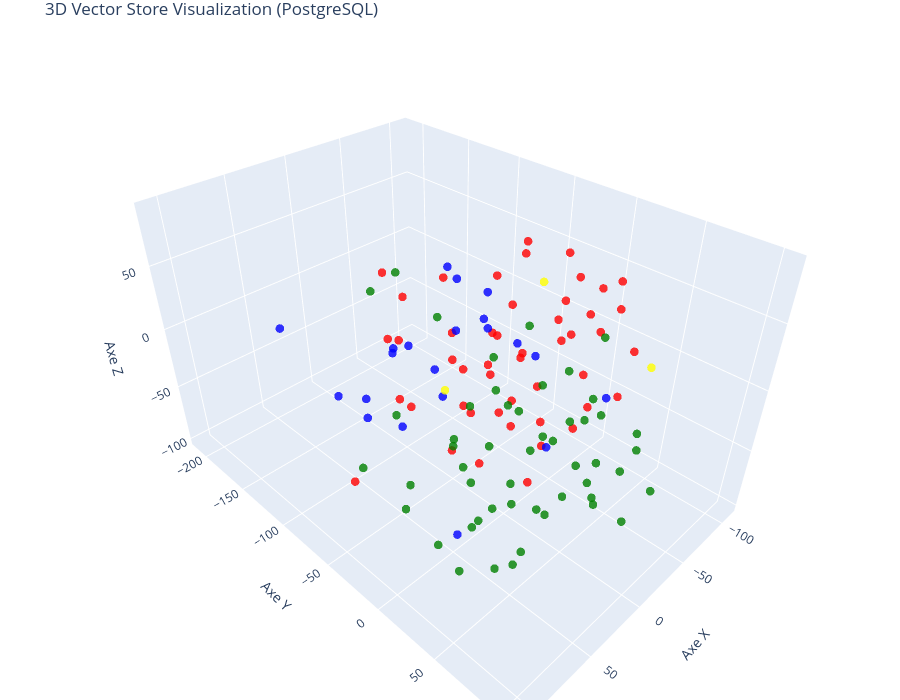

The cell this chart's notebook holds for it:
### Markdown cell above
### En 3D

### Code cell
# T-SNE configuré pour 3 dimensions
tsne_3d = TSNE(n_components=3, random_state=42, perplexity=min(30, len(vectors_np)-1))
vectors_3d = tsne_3d.fit_transform(vectors_np)

# Création du graphique 3D (go.Scatter3d au lieu de go.Scatter)
fig_3d = go.Figure(data=[go.Scatter3d(
    x=vectors_3d[:, 0],
    y=vectors_3d[:, 1],
    z=vectors_3d[:, 2], # Ajout vital de l'axe Z
    mode='markers',
    marker=dict(size=5, color=colors, opacity=0.8),
    text=[f"Type: {t}<br>Texte: {d[:100]}..." for t, d in zip(doc_types_list, documents_list)],
    hoverinfo='text'
)])

fig_3d.update_layout(
    title="3D Vector Store Visualization (PostgreSQL)", 
    scene=dict(xaxis_title='Axe X', yaxis_title='Axe Y', zaxis_title='Axe Z'),
    width=900,
    height=700,
    margin=dict(l=0, r=0, b=0, t=30)
)

fig_3d.show()

### Figure 1 — Plotly figure (JSON) as saved in the notebook; plotly's stock layout.template omitted (floating-point values rounded to 4 significant figures)
{"data": [{"hoverinfo": "text", "marker": {"color": ["red", "red", "green", "red", "red", "red", "red", "red", "red", "red", "red", "red", "red", "red", "red", "red", "red", "red", "red", "red", "red", "red", "red", "red", "red", "red", "red", "red", "red", "red", "red", "red", "red", "red", "red", "red", "red", "red", "red", "red", "red", "red", "red", "red", "red", "red", "red", "red", "red", "green", "green", "green", "green", "green", "green", "green", "green", "green", "green", "green", "green", "green", "green", "green", "green", "green", "green", "green", "green", "green", "green", "green", "green", "green", "green", "green", "green", "green", "green", "green", "green", "green", "green", "green", "green", "green", "green", "green", "green", "green", "green", "green", "green", "green", "green", "green", "green", "green", "green", "blue", "blue", "blue", "blue", "blue", "blue", "blue", "blue", "blue", "blue", "blue", "blue", "blue", "blue", "blue", "blue", "blue", "blue", "blue", "blue", "blue", "yellow", "yellow", "yellow"], "opacity": 0.8, "size": 5}, "mode": "markers", "text": ["Type: employees<br>Texte: # HR Record\n\n# Jordan Blake\n\n## Summary\n- **Date of Birth:** March 15, 1993  \n- **Job Title:** Sales...", "Type: employees<br>Texte: ## Annual Performance History  \n- **2021**:  \n  - **Performance Rating**: 4.5/5  \n  - **Key Achievem...", "Type: contracts<br>Texte: ## Features\n1. **AI-Powered Matching**: Access to advanced algorithms that connect GreenField Holdin...", "Type: employees<br>Texte: ## Annual Performance History\n- **2018**: **3/5** - Adaptable team player but still learning to take...", "Type: employees<br>Texte: ## Annual Performance History\n- **2021:** First year at Insurellm; achieved 90% of monthly targets. ...", "Type: employees<br>Texte: ## Other HR Notes\n- Jordan has shown an interest in continuing education, actively participating in ...", "Type: employees<br>Texte: # HR Record\n\n# Alex Chen\n\n## Summary\n- **Date of Birth:** March 15, 1990  \n- **Job Title:** Backend ...", "Type: employees<br>Texte: ## Annual Performance History\n- **2020:**  \n  - Completed onboarding successfully.  \n  - Met expecta...", "Type: employees<br>Texte: ## Compensation History\n- **2020:** Base Salary: $80,000  \n- **2021:** Base Salary Increase to $90,0...", "Type: employees<br>Texte: Alex Chen continues to be a vital asset at Insurellm, contributing significantly to innovative backe...", "Type: employees<br>Texte: # HR Record\n\n# Oliver Spencer\n\n## Summary\n- **Date of Birth**: May 14, 1990  \n- **Job Title**: Backe...", "Type: employees<br>Texte: ## Compensation History\n- **March 2018**: Initial salary of $80,000.\n- **July 2019**: Salary increas...", "Type: employees<br>Texte: # HR Record\n\n# Maxine Thompson\n\n## Summary\n- **Date of Birth:** January 15, 1991  \n- **Job Title:** ...", "Type: employees<br>Texte: ## Insurellm Career Progression\n- **January 2017 - October 2018**: **Junior Data Engineer**  \n  * Ma...", "Type: employees<br>Texte: - **January 2021 - Present**: **Senior Data Engineer**  \n  * Maxine was promoted to Senior Data Engi...", "Type: employees<br>Texte: ## Annual Performance History\n- **2017**: *Meets Expectations*  \n  Maxine showed potential in her ro...", "Type: employees<br>Texte: - **2021**: *Exceeds Expectations*  \n  Maxine spearheaded the transition to a new data warehousing s...", "Type: employees<br>Texte: ## Compensation History\n- **2017**: $70,000 (Junior Data Engineer)  \n- **2018**: $75,000 (Junior Dat...", "Type: employees<br>Texte: # HR Record\n\n# Alex Harper\n\n## Summary\n- **Date of Birth**: March 15, 1993  \n- **Job Title**: Sales ...", "Type: employees<br>Texte: - **2022**:  \n  - **Base Salary**: $65,000 (Promotion to Senior SDR)  \n  - **Bonus**: $13,000 (20% o...", "Type: employees<br>Texte: # Samantha Greene\n\n## Summary\n- **Date of Birth:** October 14, 1990\n- **Job Title:** HR Generalist\n-...", "Type: employees<br>Texte: ## Annual Performance History\n- **2020:** Exceeds Expectations  \n  Samantha Greene demonstrated exce...", "Type: employees<br>Texte: ## Compensation History\n- **2020:** Base Salary - $55,000  \n  The entry-level salary matched industr...", "Type: employees<br>Texte: - **2023:** Base Salary - $70,000  \n  Recognized for substantial improvement in employee relations m...", "Type: employees<br>Texte: # HR Record\n\n# Emily Carter\n\n## Summary\n- **Date of Birth:** August 12, 1990  \n- **Job Title:** Acco...", "Type: employees<br>Texte: - **2017-2019:** Marketing Intern  \n  - Assisted with market research and campaign development for s...", "Type: employees<br>Texte: ## Other HR Notes\n- Alex Thomson is an active member of the Diversity and Inclusion committee at Ins...", "Type: employees<br>Texte: ## Compensation History\n| Year | Base Salary | Bonus         | Total Compensation |\n|------|--------...", "Type: employees<br>Texte: Emily Carter exemplifies the kind of talent that drives Insurellm's success and is an invaluable ass...", "Type: employees<br>Texte: # HR Record\n\n# Emily Tran\n\n## Summary\n- **Date of Birth:** March 18, 1991  \n- **Job Title:** Digital...", "Type: employees<br>Texte: - **January 2017 - May 2018**: Marketing Intern  \n  - Supported the Marketing team by collaborating ...", "Type: employees<br>Texte: - **2021**:  \n  - Performance Rating: Meets Expectations  \n  - Key Achievements: Contributed to the ...", "Type: employees<br>Texte: - **Professional Development Goals**:  \n  - Emily Tran aims to become a Marketing Manager within the...", "Type: employees<br>Texte: # Avery Lancaster\n\n## Summary\n- **Date of Birth**: March 15, 1985  \n- **Job Title**: Co-Founder & Ch...", "Type: employees<br>Texte: - **2010 - 2013**: Business Analyst at Edge Analytics  \n  Prior to joining Innovate, Avery worked as...", "Type: employees<br>Texte: - **2018**: **Exceeds Expectations**  \n  Under Avery’s pivoted vision, Insurellm launched two new su...", "Type: employees<br>Texte: - **2022**: **Satisfactory**  \n  Avery focused on rebuilding team dynamics and addressing employee c...", "Type: employees<br>Texte: ## Compensation History\n- **2015**: $150,000 base salary + Significant equity stake  \n- **2016**: $1...", "Type: employees<br>Texte: ## Other HR Notes\n- **Professional Development**: Avery has actively participated in leadership trai...", "Type: employees<br>Texte: # HR Record\n\n# Alex Thomson\n\n## Summary\n- **Date of Birth:** March 15, 1995  \n- **Job Title:** Sales...", "Type: employees<br>Texte: ## Annual Performance History  \n- **2022** - Rated as \"Exceeds Expectations.\" Alex Thomson achieved ...", "Type: employees<br>Texte: # HR Record\n\n# Jordan K. Bishop\n\n## Summary\n- **Date of Birth:** March 15, 1990\n- **Job Title:** Fro...", "Type: employees<br>Texte: ## Annual Performance History\n- **2019:** Exceeds Expectations - Continuously delivered high-quality...", "Type: employees<br>Texte: ## Compensation History\n- **June 2018:** Starting Salary - $85,000\n- **June 2019:** Salary Increase ...", "Type: employees<br>Texte: ## Other HR Notes\n- Jordan K. Bishop has been an integral part of club initiatives, including the In...", "Type: employees<br>Texte: # HR Record\n\n# Samuel Trenton\n\n## Summary\n- **Date of Birth:** April 12, 1989  \n- **Job Title:** Sen...", "Type: employees<br>Texte: ## Annual Performance History\n- **2023:** Rating: 4.5/5  \n  *Samuel exceeded expectations, successfu...", "Type: employees<br>Texte: ## Compensation History\n- **2023:** Base Salary: $115,000 + Bonus: $15,000  \n  *Annual bonus based o...", "Type: employees<br>Texte: - **Engagement in Company Culture:** Regularly participates in team-building events and contributes ...", "Type: contracts<br>Texte: ## Renewal\n1. **Automatic Renewal**: This contract will automatically renew for sequential one-year ...", "Type: contracts<br>Texte: # Contract with Apex Reinsurance for Rellm: AI-Powered Enterprise Reinsurance Solution\n\n## Terms\n\n1....", "Type: contracts<br>Texte: ## Renewal\n\n1. **Automatic Renewal**: This Agreement will automatically renew for successive one-yea...", "Type: contracts<br>Texte: 2. **Seamless Integrations**: The architecture of Rellm allows for easy integration with existing sy...", "Type: contracts<br>Texte: 1. **Technical Support**: Provider shall offer dedicated technical support to the Client via phone, ...", "Type: contracts<br>Texte: **Insurellm, Inc.**  \n_____________________________  \nAuthorized Signature   \nDate: ________________...", "Type: contracts<br>Texte: # Contract with BrightWay Solutions for Markellm\n\n**Contract Date:** October 5, 2023  \n**Contract ID...", "Type: contracts<br>Texte: 3. **Service Level Agreement (SLA):**  \n   Insurellm commits to a 99.9% uptime for the platform with...", "Type: contracts<br>Texte: 2. **Real-Time Quote Availability:**  \n   Consumers sourced via BrightWay Solutions will receive rea...", "Type: contracts<br>Texte: 3. **Training and Onboarding:**  \n   Insurellm agrees to provide one free training session on how to...", "Type: contracts<br>Texte: # Contract with TechDrive Insurance for Carllm\n\n**Contract Date:** October 1, 2024  \n**Contract Dura...", "Type: contracts<br>Texte: ## Renewal\n\n1. **Automatic Renewal**: This contract shall automatically renew for additional one-yea...", "Type: contracts<br>Texte: ## Support\n\n1. **Customer Support**: Insurellm will provide 24/7 customer support to TechDrive Insur...", "Type: contracts<br>Texte: **TechDrive Insurance Representative:**  \nName: Sarah Johnson  \nTitle: Operations Director  \nDate: _...", "Type: contracts<br>Texte: # Contract with GreenValley Insurance for Homellm\n\n**Contract Date:** October 6, 2023  \n**Contract N...", "Type: contracts<br>Texte: 4. **Confidentiality:** Both parties agree to maintain the confidentiality of proprietary informatio...", "Type: contracts<br>Texte: 1. **AI-Powered Risk Assessment:** Access to advanced AI algorithms for real-time risk evaluations.\n...", "Type: contracts<br>Texte: 3. **Regular Updates:** Insurellm will offer ongoing updates and enhancements to the Homellm platfor...", "Type: contracts<br>Texte: # Contract with Stellar Insurance Co. for Rellm\n\n## Terms\nThis contract is made between **Insurellm*...", "Type: contracts<br>Texte: ### Termination\nEither party may terminate this agreement with a **30-day written notice**. In the e...", "Type: contracts<br>Texte: ## Features\nStellar Insurance Co. will receive access to the following features of the Rellm product...", "Type: contracts<br>Texte: ## Support\nInsurellm provides Stellar Insurance Co. with the following support services:\n\n- **24/7 T...", "Type: contracts<br>Texte: # Contract with GreenField Holdings for Markellm\n\n**Effective Date:** November 15, 2023  \n**Contract...", "Type: contracts<br>Texte: ## Support\n1. **Customer Support Access**: The Client will have access to dedicated support through ...", "Type: contracts<br>Texte: **Signatures:**  \n_________________________                           _________________________  \n**...", "Type: contracts<br>Texte: # Contract with Greenstone Insurance for Homellm\n\n---\n\n## Terms\n\n1. **Parties**: This Contract (\"Agr...", "Type: contracts<br>Texte: 4. **Payment Terms**: \n   - The Customer shall pay an amount of $10,000 per month for the Standard T...", "Type: contracts<br>Texte: ---\n\n## Features\n\n- **AI-Powered Risk Assessment**: Customer will have access to enhanced risk evalu...", "Type: contracts<br>Texte: - **Customer Portal**: A dedicated portal will be provided, allowing the Customer's clients to manag...", "Type: contracts<br>Texte: ## Support\n\n1. **Customer Support**: Velocity Auto Solutions will have access to Insurellm’s custome...", "Type: contracts<br>Texte: ______________________________  \n[Name], [Title]  \nDate: ______________________\n\n**For Greenstone In...", "Type: contracts<br>Texte: # Contract with Belvedere Insurance for Markellm\n\n## Terms\nThis Contract (\"Agreement\") is made and e...", "Type: contracts<br>Texte: ## Renewal\n1. **Renewal Terms**: This Agreement may be renewed for additional one-year terms upon mu...", "Type: contracts<br>Texte: ## Features\n1. **AI-Powered Matching**: Belvedere Insurance will benefit from Markellm's AI-powered ...", "Type: contracts<br>Texte: ## Support\n1. **Technical Support**: Technical support will be available from 9 AM to 7 PM EST, Mond...", "Type: contracts<br>Texte: **Belvedere Insurance**  \nSignature: ______________________  \nName: [Authorized Signatory]  \nTitle: ...", "Type: contracts<br>Texte: # Contract with Pinnacle Insurance Co. for Homellm\n\n## Terms\nThis contract (\"Contract\") is entered i...", "Type: contracts<br>Texte: ## Renewal\n1. **Renewal Terms**: At the end of the initial term, this Contract shall automatically r...", "Type: contracts<br>Texte: ## Features\n1. **AI-Powered Risk Assessment**: Utilized for tailored underwriting decisions specific...", "Type: contracts<br>Texte: ## Support\n1. **Technical Support**: Insurellm shall provide 24/7 technical support via an email and...", "Type: contracts<br>Texte: # Contract with Roadway Insurance Inc. for Carllm\n\n---\n\n## Terms\n\n1. **Agreement Effective Date**: T...", "Type: contracts<br>Texte: ---\n\n## Renewal\n\n1. **Automatic Renewal**: This agreement will automatically renew for an additional...", "Type: contracts<br>Texte: ---\n\n## Features\n\n1. **Access to Core Features**: Roadway Insurance Inc. will have access to all Pro...", "Type: contracts<br>Texte: ---\n\n## Support\n\n1. **Technical Support**: Roadway Insurance Inc. will receive priority technical su...", "Type: contracts<br>Texte: # Contract with Velocity Auto Solutions for Carllm\n\n**Contract Date:** October 1, 2023  \n**Contract ...", "Type: contracts<br>Texte: ## Renewal\n\n1. **Automatic Renewal**: This contract will automatically renew for successive 12-month...", "Type: contracts<br>Texte: # Contract with EverGuard Insurance for Rellm: AI-Powered Enterprise Reinsurance Solution\n\n**Contrac...", "Type: contracts<br>Texte: 4. **Usage Rights**: EverGuard Insurance is granted a non-exclusive, non-transferable license to acc...", "Type: contracts<br>Texte: 2. **Customizable Dashboard**: Users at EverGuard Insurance will have access to a customizable dashb...", "Type: contracts<br>Texte: 3. **Updates and Upgrades**: EverGuard Insurance will receive all platform updates and upgrades at n...", "Type: products<br>Texte: # Product Summary\n\n# Rellm: AI-Powered Enterprise Reinsurance Solution\n\n## Summary\n\nRellm is an inno...", "Type: products<br>Texte: ### Seamless Integrations\nRellm's architecture is designed for effortless integration with existing ...", "Type: products<br>Texte: ### Regulatory Compliance Tools\nRellm includes built-in compliance tracking features to help organiz...", "Type: products<br>Texte: Join the growing number of organizations leveraging Rellm to enhance their reinsurance processes whi...", "Type: products<br>Texte: Experience the future of reinsurance with Rellm, where innovation meets reliability. Let Insurellm h...", "Type: products<br>Texte: # Product Summary\n\n# Markellm\n\n## Summary\n\nMarkellm is an innovative two-sided marketplace designed ...", "Type: products<br>Texte: - **User-Friendly Interface**: Designed with user experience in mind, Markellm features an intuitive...", "Type: products<br>Texte: - **Customer Support**: Our dedicated support team is always available to assist both consumers and ...", "Type: products<br>Texte: ### For Insurance Companies:\n- **Basic Listing Fee**: $199/month for a featured listing on the platf...", "Type: products<br>Texte: ### Q3 2025\n- Initiate a comprehensive marketing campaign targeting both consumers and insurers to i...", "Type: products<br>Texte: # Product Summary\n\n# Carllm\n\n## Summary\n\nCarllm is an innovative auto insurance product developed by...", "Type: products<br>Texte: - **Instant Quoting**: With Carllm, insurance companies can offer near-instant quotes to customers, ...", "Type: products<br>Texte: - **Mobile Integration**: Carllm is designed to work seamlessly with mobile applications, providing ...", "Type: products<br>Texte: - **Professional Tier**: $2,500/month\n  - For medium-sized companies.\n  - All Basic Tier features pl...", "Type: products<br>Texte: ### Q2 2025: Customer Experience Improvements\n- Launch of a new **mobile app** for end-users.\n- Intr...", "Type: products<br>Texte: # Product Summary\n\n# Homellm\n\n## Summary\nHomellm is an innovative home insurance product developed b...", "Type: products<br>Texte: ### 2. Dynamic Pricing Model\nWith Homellm's innovative dynamic pricing model, insurance providers ca...", "Type: products<br>Texte: ### 5. Multi-Channel Integration\nHomellm seamlessly integrates into existing insurance platforms, pr...", "Type: products<br>Texte: - **Basic Tier:** Starting at $5,000/month for small insurers with basic integration features.\n- **S...", "Type: products<br>Texte: All tiers include a comprehensive training program and ongoing updates to ensure optimal performance...", "Type: products<br>Texte: With Homellm, Insurellm is committed to transforming the landscape of home insurance, ensuring both ...", "Type: company<br>Texte: # Overview of Insurellm\n\nInsurellm is an innovative insurance tech firm with 200 employees across th...", "Type: company<br>Texte: # About Insurellm\n\nInsurellm was founded by Avery Lancaster in 2015 as an insurance tech startup des...", "Type: company<br>Texte: # Careers at Insurellm\n\nInsurellm is hiring! We are looking for talented software engineers, data sc..."], "type": "scatter3d", "x": [-56.29, -61.22, 78.92, -20.9, -47.35, -21.07, -27.3, -72.82, -54.2, 17.13, -76.62, -75.71, -80.62, -55.18, -77.31, -53.86, -69.63, -28.97, -49.73, -39.24, 25.05, -51.4, -71.03, -45.02, -109.6, 17.76, -29.62, -97.1, -4.697, -110.0, -88.28, -83.04, -106.1, -26.74, -6.683, -15.2, -29.88, -67.53, -5.093, -52.3, -42.14, -48.54, -83.35, 5.051, -28.74, 0.5479, 108.9, -57.43, -16.95, 106.0, 15.68, 46.31, 40.35, 7.112, -9.934, -27.39, 23.66, -17.35, -39.95, 47.95, 50.7, 20.22, 31.86, 7.687, -18.87, 47.24, 56.33, 28.62, 53.0, -10.17, 3.972, -30.75, 8.258, -46.39, 33.9, 83.43, 72.42, 43.2, 9.486, 62.23, 2.626, 94.31, 14.44, -6.559, -20.22, -2.783, 85.8, 77.31, -7.004, 56.02, 79.46, 17.34, 11.46, 34.18, 108.6, 46.95, 37.32, 20.23, 52.24, 30.05, 62.53, 12.47, 73.8, 73.21, 8.392, 24.0, -2.486, -3.186, 13.03, 62.02, 71.62, 80.27, 45.04, 53.41, 33.68, 21.39, 45.27, 106.4, 95.47, 47.12, 2.177, 21.98, -76.76], "y": [-16.77, -41.29, -52.82, -43.38, -15.35, -15.25, -86.87, -75.77, 51.04, -86.02, 30.99, 2.343, -11.81, 16.15, 23.89, -3.069, 26.78, -3.439, -39.32, -51.67, -86.35, -34.5, -51.26, -53.73, -12.02, -97.31, -61.03, -1.698, -98.79, -42.9, 0.7447, -28.4, -32.49, -77.82, -57.55, -32.75, -42.8, -57.99, -45.1, -53.32, -81.42, 16.89, -60.69, -46.14, 6.274, -103.9, -21.48, -5.844, -118.0, 59.86, 57.55, 54.86, 82.95, 41.17, 35.75, 43.35, 27.01, -1.778, 42.76, 19.72, 33.12, 21.14, -2.23, 95.11, 96.11, 29.23, -62.15, 66.61, 67.25, 85.78, 70.71, 49.77, -56.39, 58.73, 14.1, 44.25, -14.97, -7.211, 41.85, 19.81, 1.087, 31.81, -2.084, 23.31, 9.683, 68.58, 49.46, 27.17, 49.91, 55.55, 61.57, 74.24, 15.76, 44.07, 21.98, -55.24, 87.28, 103.4, -43.97, -210.6, 77.04, 76.61, -50.91, -19.13, -13.75, -24.14, -26.05, -50.32, -42.24, -2.964, -25.94, -3.396, -1.133, -48.45, 9.819, 34.39, 40.71, -8.419, -48.55, -12.12, 21.65, -35.67, 52.1], "z": [-65.16, -18.89, -45.71, -99.8, -27.58, -47.69, 37.85, -25.19, 30.19, -41.98, -27.38, -23.18, 46.73, 41.17, 38.71, 77.71, 63.19, -97.5, -54.41, -31.89, 12.39, 75.13, 53.24, 45.42, 26.33, 55.08, -66.71, 0.588, -68.13, 3.295, -59.62, 5.25, -19.7, -2.658, -5.737, -1.865, 12.04, 11.57, -37.55, -74.82, -43.74, -46.96, -43.31, -72.61, -56.99, -8.298, -16.55, 10.17, 13.96, -28.51, 19.66, 15.54, 49.54, -9.626, 30.44, 4.457, 14.49, 41.68, -15.84, -63.08, -40.92, -49.28, -56.25, -37.98, -31.19, 43.42, 71.35, -23.14, -15.6, 12.22, -10.47, -77.21, 35.23, -57.83, -13.99, 60.9, -39.55, -21.25, -69.66, -8.932, -7.299, -39.41, 33.77, -25.15, 0.9286, -50.38, -18.34, 25.69, -32.98, -67.79, -47.05, 84.56, -77.28, -83.12, -7.856, -22.01, 7.369, 29.69, 89.27, -33.45, 41.62, 44.94, 8.303, 4.898, 71.04, 46.92, 42.55, 60.87, 78.54, 48.46, 56.08, 72.63, -93.53, 33.18, 68.28, 55.82, 78.45, 36.53, 23.42, 16.7, 89.42, -4.589, 7.583]}], "layout": {"height": 700, "margin": {"b": 0, "l": 0, "r": 0, "t": 30}, "scene": {"xaxis": {"title": {"text": "Axe X"}}, "yaxis": {"title": {"text": "Axe Y"}}, "zaxis": {"title": {"text": "Axe Z"}}}, "title": {"text": "3D Vector Store Visualization (PostgreSQL)"}, "width": 900}}
